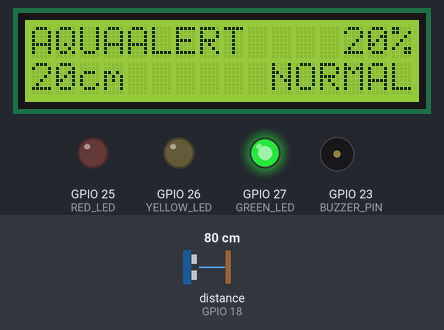
A sketch run on a simulated ESP32. Shown: 16×2 character LCD, output pins drawn as LEDs (lit = HIGH), buzzer (waves = sounding, pin HIGH). Wiring (inferred from the names in the program): ultrasonic range finder: trigger GPIO 5; echo GPIO 18. Inputs (shaded band) come from the test bench; at power-on: distance to the obstacle (sensor on GPIO 18) 80 cm. The echo pulse lasts 58.3 µs per cm; WiFi joins after 1.5 s; servers stay silent unless stated; uploads are accepted with an empty reply; pins used as bus, display or sensor lines are not drawn; what the sketch prints to the serial monitor is not drawn.

Above: at 3.0 s.
3.1 s: distance to the obstacle (sensor on GPIO 18) set to 53 cm
At 4.7 s:
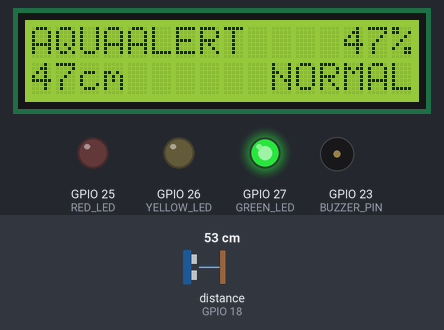
5.8 s: distance to the obstacle (sensor on GPIO 18) set to 48 cm
At 7.6 s:
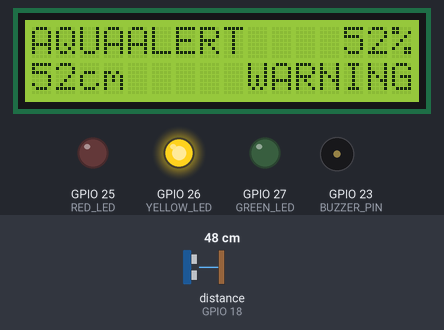
8.8 s: distance to the obstacle (sensor on GPIO 18) set to 32 cm
At 11.3 s:
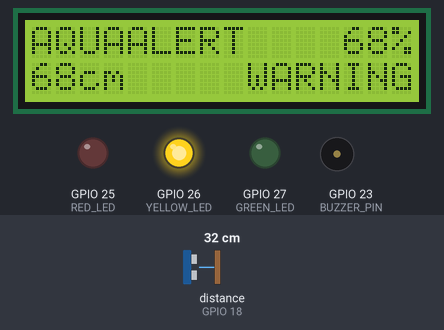
11.8 s: distance to the obstacle (sensor on GPIO 18) set to 27 cm
At 13.1 s:
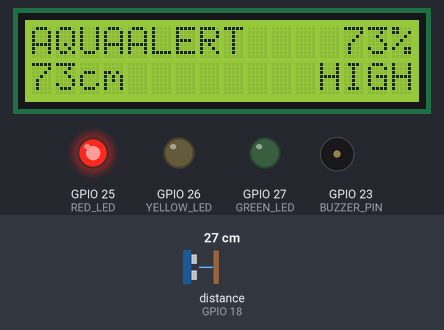
14.8 s: distance to the obstacle (sensor on GPIO 18) set to 17 cm
At 17.3 s:
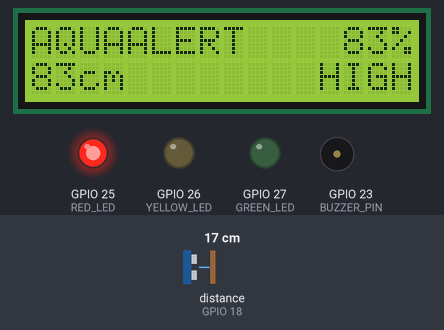
17.8 s: distance to the obstacle (sensor on GPIO 18) set to 14 cm
At 18.8 s:
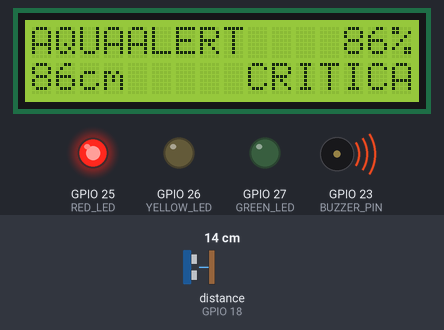
Timing chart, 0 to 20.8 s (numbered marks = the images above; inputs shaded):
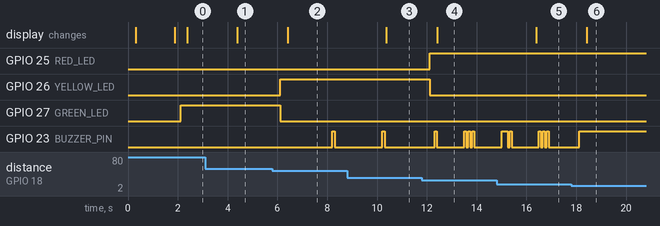

Measured:
- the behaviour switches between 51 and 50 cm on distance to the obstacle (sensor on GPIO 18) (found by bisection; images 1 and 2)
- the behaviour switches between 31 and 30 cm on distance to the obstacle (sensor on GPIO 18) (found by bisection; images 3 and 4)
- the behaviour switches between 16 and 15 cm on distance to the obstacle (sensor on GPIO 18) (found by bisection; images 5 and 6)
- after the input at 3.1 s, the display: changes after 1.3 s (image 1)
- after the input at 5.8 s, GPIO 26 (YELLOW_LED): LOW → HIGH after 0.32 s; GPIO 27 (GREEN_LED): HIGH → LOW after 0.32 s; GPIO 23 (BUZZER_PIN): LOW → HIGH after 2.4 s, → LOW 0.10 s later; the display: changes after 0.62 s (image 2)
- after the input at 8.8 s, the display: changes after 1.6 s (image 3)
- after the input at 11.8 s, GPIO 25 (RED_LED): LOW → HIGH after 0.31 s; GPIO 26 (YELLOW_LED): HIGH → LOW after 0.31 s; the display: changes after 0.61 s (image 4)
- after the input at 14.8 s, the display: changes after 1.6 s (image 5)
- after the input at 17.8 s, the display: changes after 0.61 s (image 6)

The sketch:

aquaalert_esp32.ino
```cpp
/*
 * =============================================================================
 * AquaAlert — IoT Water Level Monitoring System
 * ESP32 Firmware
 * =============================================================================
 *
 * WATER LEVEL INDICATORS
 *
 * 🟢 GREEN  -> GPIO 27 -> NORMAL (< 50%)
 * 🟡 YELLOW -> GPIO 26 -> WARNING (50 - 69%)
 * 🔴 RED    -> GPIO 25 -> HIGH / CRITICAL (>= 70%)
 *
 * HARDWARE
 *
 * AJ-SR04M Waterproof Ultrasonic Sensor
 *   TRIG -> GPIO 5
 *   ECHO -> GPIO 18
 *   VCC  -> 5V
 *   GND  -> GND
 *
 * Buzzer
 *   (+) -> GPIO 23
 *   (-) -> GND
 *
 * 16x2 I2C LCD
 *   SDA -> GPIO 21
 *   SCL -> GPIO 22
 *   VCC -> 5V
 *   GND -> GND
 *
 * LEDs
 *   RED    -> GPIO 25 -> 220Ω resistor -> LED -> GND
 *   YELLOW -> GPIO 26 -> 220Ω resistor -> LED -> GND
 *   GREEN  -> GPIO 27 -> 220Ω resistor -> LED -> GND
 *
 * Serial Monitor
 *   115200 baud
 * =============================================================================
 */

#include <WiFi.h>
#include <HTTPClient.h>
#include <Wire.h>
#include <LiquidCrystal_I2C.h>
#include <esp_task_wdt.h>
#include "esp_system.h"
#include <algorithm>
#include <math.h>

void printResetReason() {
  esp_reset_reason_t reason = esp_reset_reason();

  Serial.print("[BOOT] Reset reason: ");

  switch (reason) {
    case ESP_RST_POWERON:
      Serial.println("POWER ON");
      break;

    case ESP_RST_EXT:
      Serial.println("EXTERNAL RESET");
      break;

    case ESP_RST_SW:
      Serial.println("SOFTWARE RESET");
      break;

    case ESP_RST_PANIC:
      Serial.println("PANIC / CRASH");
      break;

    case ESP_RST_INT_WDT:
      Serial.println("INTERRUPT WATCHDOG");
      break;

    case ESP_RST_TASK_WDT:
      Serial.println("TASK WATCHDOG");
      break;

    case ESP_RST_WDT:
      Serial.println("OTHER WATCHDOG");
      break;

    case ESP_RST_BROWNOUT:
      Serial.println("BROWNOUT / POWER PROBLEM");
      break;

    case ESP_RST_DEEPSLEEP:
      Serial.println("DEEP SLEEP");
      break;

    default:
      Serial.printf("UNKNOWN (%d)\n", reason);
      break;
  }
}

// =============================================================================
// CONFIGURATION
// =============================================================================

#if __has_include("secrets.h")
#include "secrets.h"
#else
const char* WIFI_SSID     = "vivo_1917";
const char* WIFI_PASSWORD = "tejas12345";
const char* SERVER_URL    = "http://192.168.73.200:5000/api/data";
const char* API_KEY       = "";
#endif

// Wi-Fi
const char* ssid = WIFI_SSID;
const char* password = WIFI_PASSWORD;

// Device ID
const char* DEVICE_ID = "AQUA-001";


// =============================================================================
// HARDWARE PINS
// =============================================================================

// Ultrasonic sensor
#define TRIG_PIN 5
#define ECHO_PIN 18

// Buzzer
#define BUZZER_PIN 23

// LEDs
#define RED_LED 25
#define YELLOW_LED 26
#define GREEN_LED 27


// =============================================================================
// WATER LEVEL CALIBRATION
// =============================================================================

// Total drain/tank depth
#define MAX_DEPTH 100.0f

// AJ-SR04M valid distance range
#define MIN_SENSOR_DISTANCE 2.0f
#define MAX_SENSOR_DISTANCE 400.0f

// Number of sensor readings used for median filtering
#define NUM_MEDIAN_SAMPLES 5


// =============================================================================
// WATCHDOG
// =============================================================================

#define WDT_TIMEOUT_SECONDS 8


// =============================================================================
// TIMING
// =============================================================================

const unsigned long SENSOR_INTERVAL = 2000;
const unsigned long HTTP_INTERVAL = 3000;
const unsigned long LCD_INTERVAL = 500;
const unsigned long WIFI_RETRY_INT = 10000;


// =============================================================================
// LCD
// =============================================================================

// I2C address normally 0x27
// Some LCD modules use 0x3F
LiquidCrystal_I2C lcd(0x27, 16, 2);


// =============================================================================
// GLOBAL VARIABLES
// =============================================================================

unsigned long lastSensorTime = 0;
unsigned long lastHTTPTime = 0;
unsigned long lastLCDTime = 0;
unsigned long lastWiFiRetry = 0;


// Sensor data
float gDistance = 0.0f;
float gWaterLevel = 0.0f;
int gPercentage = 0;

String gStatus = "NORMAL";

bool gSensorError = false;


// =============================================================================
// BUZZER MODES
// =============================================================================

enum BuzzerMode {
  BUZZER_SILENT,
  BUZZER_WARNING_PATTERN,
  BUZZER_HIGH_PATTERN,
  BUZZER_CONTINUOUS
};

BuzzerMode gBuzzerMode = BUZZER_SILENT;


// =============================================================================
// FUNCTION PROTOTYPES
// =============================================================================

float readRawDistance();
float readFilteredDistance();
String calculateStatus(int pct);

void updateLCD(
  float waterLevel,
  int pct,
  const String& status,
  bool error
);

void updateLEDs(
  const String& status,
  bool error
);

void setBuzzerMode(
  const String& status,
  bool error
);

void updateBuzzer();

void sendData(
  float dist,
  float waterLevel,
  int pct,
  const String& status
);

bool connectWiFi(bool initialBoot = false);


// =============================================================================
// SETUP
// =============================================================================

void setup() {
  Serial.begin(115200);
  delay(200);

  Serial.println();
  Serial.println("========================================");
  Serial.println("   AquaAlert - Water Level Monitor");
  Serial.println("========================================");

  printResetReason();

  // ===========================================================================
  // 1. CONFIGURE GPIO
  // ===========================================================================

  pinMode(TRIG_PIN, OUTPUT);
  pinMode(ECHO_PIN, INPUT);
  pinMode(BUZZER_PIN, OUTPUT);

  // LEDs
  pinMode(RED_LED, OUTPUT);
  pinMode(YELLOW_LED, OUTPUT);
  pinMode(GREEN_LED, OUTPUT);

  // Initial state
  digitalWrite(TRIG_PIN, LOW);
  digitalWrite(BUZZER_PIN, LOW);
  digitalWrite(RED_LED, LOW);
  digitalWrite(YELLOW_LED, LOW);
  digitalWrite(GREEN_LED, LOW);

  // ===========================================================================
  // 2. INITIALIZE LCD
  // ===========================================================================

  Wire.begin(21, 22);
  lcd.init();
  lcd.backlight();
  lcd.clear();

  lcd.setCursor(0, 0);
  lcd.print("  AQUAALERT v1  ");

  lcd.setCursor(0, 1);
  lcd.print("  Booting...    ");

  // ===========================================================================
  // 3. CONNECT TO WI-FI
  // ===========================================================================

  connectWiFi(true);

  // ===========================================================================
  // 4. READY SCREEN
  // ===========================================================================

  lcd.clear();
  lcd.setCursor(0, 0);
  lcd.print("AquaAlert System");

  lcd.setCursor(0, 1);
  lcd.print("Sensor: Ready   ");

  // ===========================================================================
  // 5. INITIALIZE TASK WATCHDOG (8 seconds)
  // ===========================================================================

  Serial.println("[WDT] Initializing Task Watchdog Timer...");
#if defined(ESP_ARDUINO_VERSION) && (ESP_ARDUINO_VERSION >= ESP_ARDUINO_VERSION_VAL(3, 0, 0))
  esp_task_wdt_config_t twdt_config = {
    .timeout_ms = WDT_TIMEOUT_SECONDS * 1000,
    .idle_core_mask = (1 << portNUM_PROCESSORS) - 1,
    .trigger_panic = true,
  };
  esp_task_wdt_reconfigure(&twdt_config);
  esp_task_wdt_add(NULL); // Subscribe current task (loopTask) to prevent "task not found"
#else
  esp_task_wdt_init(WDT_TIMEOUT_SECONDS, true);
  esp_task_wdt_add(NULL); // Subscribe current task (loopTask) to prevent "task not found"
#endif
  Serial.println("[WDT] Task Watchdog configured successfully.");

  Serial.println();
  Serial.println("[SYS] Setup complete.");
  Serial.println("[SYS] LEDs initialized.");
  Serial.println("========================================");
  Serial.println();
}


// =============================================================================
// MAIN LOOP
// =============================================================================

void loop() {
  // Feed the Task Watchdog Timer
  esp_task_wdt_reset();

  unsigned long now = millis();

  // ===========================================================================
  // 1. READ ULTRASONIC SENSOR
  // ===========================================================================

  if (now - lastSensorTime >= SENSOR_INTERVAL) {
    lastSensorTime = now;

    float distance = readFilteredDistance();

    // -------------------------------------------------------------------------
    // VALID SENSOR READING
    // -------------------------------------------------------------------------

    if (distance > 0.0f) {
      gSensorError = false;
      gDistance = distance;

      // Calculate water level
      float waterLevel = MAX_DEPTH - distance;

      if (waterLevel < 0.0f) {
        waterLevel = 0.0f;
      }
      if (waterLevel > MAX_DEPTH) {
        waterLevel = MAX_DEPTH;
      }
      gWaterLevel = waterLevel;

      // Calculate percentage
      int percentage = (int)roundf((waterLevel / MAX_DEPTH) * 100.0f);

      if (percentage < 0) {
        percentage = 0;
      }
      if (percentage > 100) {
        percentage = 100;
      }
      gPercentage = percentage;

      // Determine status
      String status = calculateStatus(percentage);
      gStatus = status;

      // Serial output
      Serial.printf(
        "[SENSOR] Distance: %.1f cm | Water: %.1f cm | Level: %d%% | Status: %s\n",
        distance,
        waterLevel,
        percentage,
        status.c_str()
      );

      // Update LEDs
      updateLEDs(status, false);

      // Update buzzer
      setBuzzerMode(status, false);
    }

    // -------------------------------------------------------------------------
    // SENSOR ERROR
    // -------------------------------------------------------------------------

    else {
      gSensorError = true;

      Serial.println(
        "[SENSOR ERROR] No valid ultrasonic reading."
      );

      // Turn LEDs OFF
      updateLEDs("NORMAL", true);

      // Turn buzzer OFF
      setBuzzerMode("NORMAL", true);
    }
  }

  // ===========================================================================
  // 2. UPDATE BUZZER
  // ===========================================================================

  updateBuzzer();

  // ===========================================================================
  // 3. UPDATE LCD
  // ===========================================================================

  if (now - lastLCDTime >= LCD_INTERVAL) {
    lastLCDTime = now;

    updateLCD(
      gWaterLevel,
      gPercentage,
      gStatus,
      gSensorError
    );
  }

  // ===========================================================================
  // 4. WI-FI RECONNECT
  // ===========================================================================

  if (
    WiFi.status() != WL_CONNECTED &&
    (now - lastWiFiRetry >= WIFI_RETRY_INT)
  ) {
    lastWiFiRetry = now;

    Serial.println(
      "[WiFi] Connection lost. Reconnecting..."
    );

    WiFi.disconnect();
    WiFi.reconnect();
  }

  // ===========================================================================
  // 5. SEND DATA TO FLASK SERVER
  // ===========================================================================

  if (now - lastHTTPTime >= HTTP_INTERVAL) {
    lastHTTPTime = now;

    if (!gSensorError) {
      sendData(
        gDistance,
        gWaterLevel,
        gPercentage,
        gStatus
      );
    } else {
      Serial.println("[HTTP] Skipping POST: Ultrasonic sensor not reading valid distance.");
    }
  }
}


// =============================================================================
// READ RAW DISTANCE
// =============================================================================

float readRawDistance() {
  digitalWrite(TRIG_PIN, LOW);
  delayMicroseconds(2);

  digitalWrite(TRIG_PIN, HIGH);
  delayMicroseconds(10);
  digitalWrite(TRIG_PIN, LOW);

  // Wait for echo
  long duration = pulseIn(ECHO_PIN, HIGH, 25000UL);

  // No echo
  if (duration == 0) {
    return 0.0f;
  }

  // Calculate distance
  float distance = (duration * 0.0343f) / 2.0f;

  // Check valid sensor range
  if (
    distance < MIN_SENSOR_DISTANCE ||
    distance > MAX_SENSOR_DISTANCE
  ) {
    return 0.0f;
  }

  return distance;
}


// =============================================================================
// MEDIAN FILTER
// =============================================================================

float readFilteredDistance() {
  float samples[NUM_MEDIAN_SAMPLES];
  int validCount = 0;

  for (int i = 0; i < NUM_MEDIAN_SAMPLES; i++) {
    float d = readRawDistance();

    if (d > 0.0f) {
      samples[validCount++] = d;
    }

    delay(20);
  }

  // No valid readings
  if (validCount == 0) {
    return 0.0f;
  }

  // Sort samples
  std::sort(samples, samples + validCount);

  // Return median
  return samples[validCount / 2];
}


// =============================================================================
// CALCULATE STATUS
// =============================================================================

String calculateStatus(int pct) {
  // 85-100%
  if (pct >= 85) {
    return "CRITICAL";
  }

  // 70-84%
  if (pct >= 70) {
    return "HIGH";
  }

  // 50-69%
  if (pct >= 50) {
    return "WARNING";
  }

  // 0-49%
  return "NORMAL";
}


// =============================================================================
// UPDATE LEDs
// =============================================================================

void updateLEDs(
  const String& status,
  bool error
) {
  // Turn all LEDs off first
  digitalWrite(RED_LED, LOW);
  digitalWrite(YELLOW_LED, LOW);
  digitalWrite(GREEN_LED, LOW);

  // Sensor error
  if (error) {
    return;
  }

  // NORMAL -> GREEN LED
  if (status == "NORMAL") {
    digitalWrite(GREEN_LED, HIGH);
    Serial.println("[LED] GREEN - NORMAL");
  }
  // WARNING -> YELLOW LED
  else if (status == "WARNING") {
    digitalWrite(YELLOW_LED, HIGH);
    Serial.println("[LED] YELLOW - WARNING");
  }
  // HIGH -> RED LED
  else if (status == "HIGH") {
    digitalWrite(RED_LED, HIGH);
    Serial.println("[LED] RED - HIGH");
  }
  // CRITICAL -> RED LED
  else if (status == "CRITICAL") {
    digitalWrite(RED_LED, HIGH);
    Serial.println("[LED] RED - CRITICAL");
  }
}


// =============================================================================
// UPDATE LCD
// =============================================================================

void updateLCD(
  float waterLevel,
  int pct,
  const String& status,
  bool error
) {
  char line1[17];
  char line2[17];

  if (error) {
    snprintf(line1, sizeof(line1), "%-16s", "AQUAALERT");
    snprintf(line2, sizeof(line2), "%-16s", "SENSOR ERROR!");
  } else {
    // Example: AQUAALERT   72%
    snprintf(line1, sizeof(line1), "AQUAALERT   %3d%%", pct);

    // Example: 72cm      HIGH
    snprintf(
      line2,
      sizeof(line2),
      "%-8s %7s",
      (String((int)roundf(waterLevel)) + "cm").c_str(),
      status.c_str()
    );
  }

  lcd.setCursor(0, 0);
  lcd.print(line1);

  lcd.setCursor(0, 1);
  lcd.print(line2);
}


// =============================================================================
// SET BUZZER MODE
// =============================================================================

void setBuzzerMode(
  const String& status,
  bool error
) {
  // NORMAL or ERROR
  if (error || status == "NORMAL") {
    gBuzzerMode = BUZZER_SILENT;
  }
  // WARNING
  else if (status == "WARNING") {
    gBuzzerMode = BUZZER_WARNING_PATTERN;
  }
  // HIGH
  else if (status == "HIGH") {
    gBuzzerMode = BUZZER_HIGH_PATTERN;
  }
  // CRITICAL
  else if (status == "CRITICAL") {
    gBuzzerMode = BUZZER_CONTINUOUS;
  }
}


// =============================================================================
// UPDATE BUZZER
// =============================================================================

void updateBuzzer() {
  unsigned long now = millis();

  switch (gBuzzerMode) {
    case BUZZER_SILENT:
      digitalWrite(BUZZER_PIN, LOW);
      break;

    // WARNING: Two short beeps
    case BUZZER_WARNING_PATTERN: {
      unsigned long phase = now % 2000;
      if ((phase < 100) || (phase >= 200 && phase < 300)) {
        digitalWrite(BUZZER_PIN, HIGH);
      } else {
        digitalWrite(BUZZER_PIN, LOW);
      }
      break;
    }

    // HIGH: Three short beeps
    case BUZZER_HIGH_PATTERN: {
      unsigned long phase = now % 1500;
      if (
        (phase < 80) ||
        (phase >= 160 && phase < 240) ||
        (phase >= 320 && phase < 400)
      ) {
        digitalWrite(BUZZER_PIN, HIGH);
      } else {
        digitalWrite(BUZZER_PIN, LOW);
      }
      break;
    }

    // CRITICAL: Continuous buzzer
    case BUZZER_CONTINUOUS:
      digitalWrite(BUZZER_PIN, HIGH);
      break;
  }
}


// =============================================================================
// CONNECT WI-FI
// =============================================================================

bool connectWiFi(bool initialBoot) {
  if (strlen(ssid) == 0) {
    Serial.println("[WiFi] SSID not configured.");
    return false;
  }

  Serial.printf("[WiFi] Connecting to \"%s\" ", ssid);

  WiFi.mode(WIFI_STA);
  WiFi.begin(ssid, password);

  int attempts = 0;
  const int maxAttempts = initialBoot ? 20 : 6;

  while (WiFi.status() != WL_CONNECTED && attempts < maxAttempts) {
    esp_task_wdt_reset();
    delay(500);
    Serial.print(".");
    attempts++;
  }

  if (WiFi.status() == WL_CONNECTED) {
    Serial.println(" Connected!");
    Serial.print("[WiFi] IP Address: ");
    Serial.println(WiFi.localIP());
    return true;
  }

  Serial.println(" FAILED. Continuing offline.");
  return false;
}


// =============================================================================
// SEND DATA TO FLASK SERVER
// =============================================================================

void sendData(
  float dist,
  float waterLevel,
  int pct,
  const String& status
) {
  if (WiFi.status() != WL_CONNECTED) {
    Serial.println("[HTTP] Cannot send: Wi-Fi not connected.");
    return;
  }

  // ===========================================================================
  // JSON BODY
  // ===========================================================================

  char body[256];

  snprintf(
    body,
    sizeof(body),
    "{\"device_id\":\"%s\","
    "\"distance\":%.1f,"
    "\"waterLevel\":%.1f,"
    "\"percentage\":%d,"
    "\"status\":\"%s\"}",
    DEVICE_ID,
    dist,
    waterLevel,
    pct,
    status.c_str()
  );

  // ===========================================================================
  // HTTP REQUEST
  // ===========================================================================

  HTTPClient http;
  http.begin(SERVER_URL);
  http.setTimeout(3000);
  http.addHeader("Content-Type", "application/json");

  if (strlen(API_KEY) > 0) {
    http.addHeader("X-API-Key", API_KEY);
  }

  int httpCode = http.POST((uint8_t*)body, strlen(body));
  esp_task_wdt_reset(); // Feed watchdog immediately after network call

  if (httpCode >= 200 && httpCode < 300) {
    Serial.printf("[HTTP] POST OK (%d): %s\n", httpCode, body);
  } else {
    Serial.printf("[HTTP] POST Failed (code %d) to %s\n", httpCode, SERVER_URL);
  }

  http.end();
}
```
